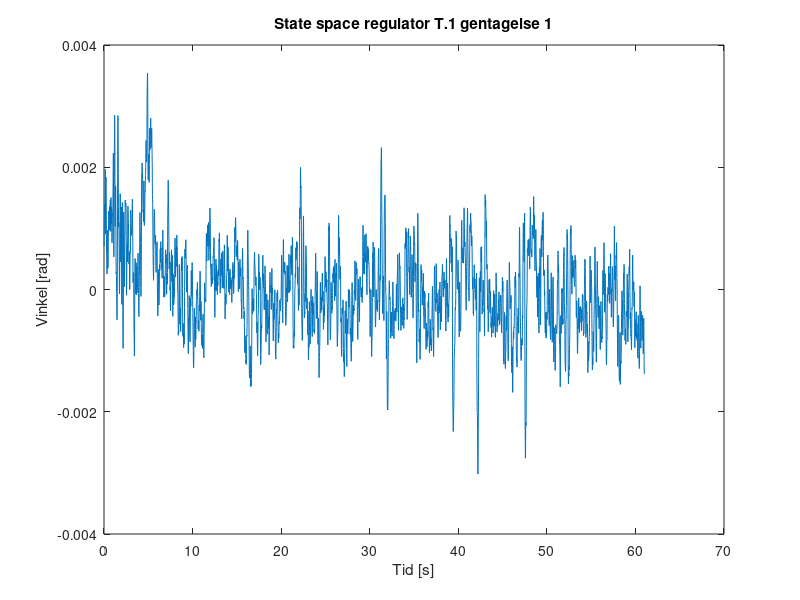

MATLAB code to generate this figure: (Note: this script raises an error after producing the figure.)
%Der er 10 ms mellem hver sampling
clc
clear all
close all

load('dataState.mat');

realdata=[dataState(1:63182)];

n=6100;
for i = 1:n
    tid(i) = 0.01 * i;
end

%%



data(:,1)=realdata(1:6100);
data(:,2)=realdata(6101:12200);
data(:,3)=realdata(12201:18300);
data(:,4)=realdata(18301:24400);
data(:,5)=realdata(24401:30500);
data(:,6)=realdata(30501:36600);
data(:,7)=realdata(36601:42700);
data(:,8)=realdata(42701:48800);
data(:,9)=realdata(48801:54900);
data(:,10)=realdata(54901:61000);

for i = 1:10
    dataFilt(1,i) = data(1,i);
    dataFilt(2,i) = (data(1,i) + data(2,i))/2;
end

for i = 1:10
    for ii=1:6098
        dataFilt(ii+2,i)=(data(ii,i)+data(ii+1,i)+data(ii+2,i))/3;
    end
end


temp = zeros(10);




for i=1:10
    figure(i);
    plot(tid,dataFilt(:,i)-mean(dataFilt(:,i)));
    a=sprintf('State space regulator T.1 gentagelse %d',i);
    title(a)
    ylabel("Vinkel [rad]");
    xlabel("Tid [s]");
    yline(0.0175);
    yline(-0.0175);
end


close all

hold on
for i=1:10
    plot(tid,dataFilt(:,i)-mean(dataFilt(:,i)));

end
%plot(data);

